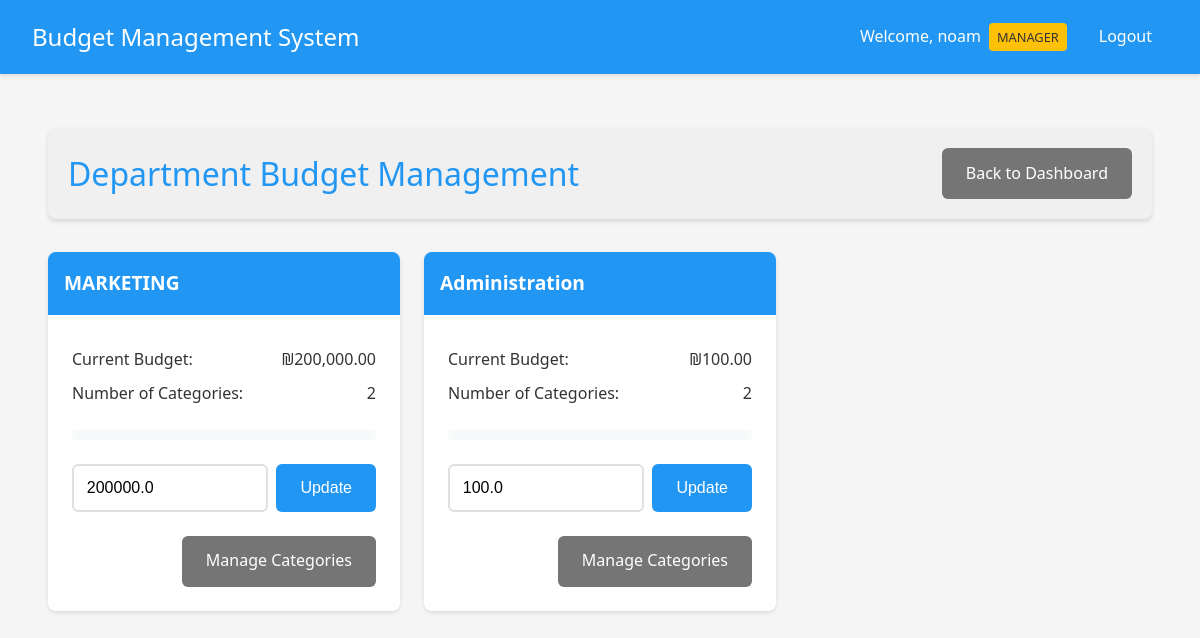
Screenshot of /manager/departments (signed in) with the database file from the repository.
### app.py (models this page shows, shortened)
class User(UserMixin, db.Model):
    __tablename__ = 'user'
    id = db.Column(db.Integer, primary_key=True)
    username = db.Column(db.String(80), unique=True, nullable=False)
    email = db.Column(db.String(120), unique=False, nullable=False)
    password = db.Column(db.String(120), nullable=False)
    is_manager = db.Column(db.Boolean, default=False)
    is_admin = db.Column(db.Boolean, default=False)
    status = db.Column(db.String(20), default='active')  # active, inactive, pending
    department_id = db.Column(db.Integer, db.ForeignKey('department.id'))
    home_department = db.relationship('Department',
                                    foreign_keys=[department_id],
                                    back_populates='employees')
    managed_departments = db.relationship('Department',
                                       secondary=manager_departments,
                                       backref=db.backref('department_managers', lazy='dynamic'))
    submitted_expenses = db.relationship('Expense',
                                       primaryjoin='User.id==Expense.user_id',
                                       backref='submitter',
                                       lazy=True)
    handled_expenses = db.relationship('Expense',
                                     primaryjoin='User.id==Expense.manager_id',
                                     backref='handler',
                                     lazy=True)

class Department(db.Model):
    __tablename__ = 'department'
    id = db.Column(db.Integer, primary_key=True)
    name = db.Column(db.String(100), nullable=False)
    budget = db.Column(db.Float, default=0.0)
    employees = db.relationship('User', foreign_keys='User.department_id', back_populates='home_department')
    categories = db.relationship('Category', backref='department', lazy=True)

### app.py (the view)
@app.route('/manager/departments')
@login_required
def manage_departments():
    if not current_user.is_manager:
        flash('Access denied. Manager privileges required.', 'danger')
        return redirect(url_for('index'))
    if current_user.username == 'admin':
        departments = Department.query.all()
    else:
        departments = current_user.managed_departments
    return render_template('manage_departments.html', departments=departments)

### app.py (called while the page is built)
@login_manager.user_loader
def load_user(user_id):
    return User.query.get(int(user_id))

@app.template_filter('min_value')
def min_value(value, limit):
    return min(value, limit)

@app.template_filter('format_currency')
def format_currency(value):
    return f"₪{value:,.2f}"

### templates/manage_departments.html (shortened to what this page needs)
{% extends "base.html" %}
{% block content %}
<div class="container">
    <header class="dashboard-header">
        <h1>Department Budget Management</h1>
        <div class="header-actions">
            <a href="{{ url_for('manager_dashboard') }}" class="button secondary">Back to Dashboard</a>
        </div>
    </header>
    <div class="budget-grid">
        {% for department in departments %}
        <div class="budget-card">
            <div class="budget-header">
                <h3>{{ department.name }}</h3>
            </div>
            <div class="budget-body">
                <div class="budget-info">
                    <p><strong>Current Budget:</strong> {{ department.budget|format_currency }}</p>
                    <p><strong>Number of Categories:</strong> {{ department.categories|length }}</p>
                </div>
                <div class="budget-progress">
                    {% set total_expenses = namespace(value=0) %}
                    {% for user in department.users %}
                        {% for expense in user.expenses %}
                            {% if expense.status == 'approved' %}
                                {% set total_expenses.value = total_expenses.value + expense.amount %}
                            {% endif %}
                        {% endfor %}
                    {% endfor %}
                    {% set usage_percent = (total_expenses.value / department.budget * 100) if department.budget > 0 else 0 %}
                    <div class="progress-bar">
                    </div>
                </div>
                <div class="budget-form">
                    <div class="budget-input">
                        <input type="number" step="0.01" min="0" value="{{ department.budget }}" id="budget-{{ department.id }}" class="form-control">
                        <button onclick="updateBudget({{ department.id }})" class="button primary">Update</button>
                    </div>
                </div>
                <div class="budget-actions">
                    <a href="{{ url_for('manage_categories', dept_id=department.id) }}" class="button secondary">Manage Categories</a>
                </div>
            </div>
        </div>
        {% endfor %}
    </div>
</div>
{% endblock %}

### templates/base.html (shortened to what this page needs)
<!DOCTYPE html>
<html lang="en">
<head>
    <link rel="stylesheet" href="{{ url_for('static', filename='style.css') }}">
    <link href="https://cdnjs.cloudflare.com/ajax/libs/font-awesome/6.0.0/css/all.min.css" rel="stylesheet">
</head>
<body>
    <nav class="navbar">
        <div class="nav-brand">Budget Management System</div>
        <div class="nav-items">
            {% if current_user.is_authenticated %}
                <span class="user-info">
                    Welcome, {{ current_user.username }}
                    {% if current_user.is_admin %}
                        <span class="badge admin">ADMIN</span>
                    {% elif current_user.is_manager %}
                        <span class="badge">MANAGER</span>
                    {% endif %}
                </span>
                <a href="{{ url_for('logout') }}" class="nav-link">Logout</a>
            {% else %}
                <a href="{{ url_for('login') }}" class="nav-link">Login</a>
            {% endif %}
        </div>
    </nav>
    <div class="content">
        {% block content %}{% endblock %}
    </div>
</body>
</html>

### static/style.css (style rules this page uses)
:root { --primary-color: #2196F3; --secondary-color: #FFC107; --success-color: #4CAF50; --danger-color: #f44336; --text-color: #333; --bg-color: #f5f5f5; --card-bg: #ffffff; --background-light: #f8f9fa; }
* { margin: 0; padding: 0; box-sizing: border-box; transition: all 0.3s ease; }
body { font-family: 'Segoe UI', Roboto, Arial, sans-serif; background-color: var(--bg-color); color: var(--text-color); line-height: 1.6; }
.container { max-width: 1200px; margin: 0 auto; padding: 1rem; }
header { background-color: var(--card-bg); padding: 1rem 2rem; box-shadow: 0 2px 4px rgba(0,0,0,0.1); margin-bottom: 2rem; border-radius: 8px; display: flex; justify-content: space-between; align-items: center; }
.dashboard-header { background-color: var(--card-bg); padding: 1.5rem 2rem; box-shadow: 0 2px 4px rgba(0,0,0,0.1); margin-bottom: 2rem; border-radius: 8px; display: flex; justify-content: space-between; align-items: center; }
.dashboard-header h1 { margin: 0; color: var(--primary-color); }
h1 { color: var(--primary-color); font-weight: 500; margin-bottom: 1.5rem; }
input[type="text"], input[type="password"], input[type="number"], textarea { width: 100%; padding: 0.8rem; border: 2px solid #e0e0e0; border-radius: 6px; font-size: 1rem; transition: border-color 0.3s ease; }
.button, button { display: inline-flex; align-items: center; justify-content: center; padding: 0.8rem 1.5rem; border: none; border-radius: 6px; font-size: 1rem; font-weight: 500; cursor: pointer; text-decoration: none; transition: transform 0.2s ease, box-shadow 0.2s ease; }
.button.primary { background-color: var(--primary-color); color: white; }
.button.secondary { background-color: #757575; color: white; }
.header-actions { display: flex; gap: 1rem; align-items: center; }
.budget-grid { display: grid; grid-template-columns: repeat(auto-fill, minmax(300px, 1fr)); gap: 1.5rem; margin-top: 1.5rem; }
.budget-card { background: white; border-radius: 8px; box-shadow: 0 2px 4px rgba(0,0,0,0.1); overflow: hidden; transition: transform 0.2s ease-in-out, box-shadow 0.2s ease-in-out; }
.budget-header { padding: 1rem; background: var(--primary-color); color: white; }
.budget-header h3 { margin: 0; font-size: 1.2rem; }
.budget-body { padding: 1.5rem; }
.budget-info { margin-bottom: 1.5rem; }
.budget-info p { margin: 0.5rem 0; color: var(--text-color); display: flex; justify-content: space-between; align-items: center; }
.budget-info p strong { font-weight: 500; }
.budget-progress { margin: 1.5rem 0; }
.progress-bar { width: 100%; height: 10px; background-color: var(--background-light); border-radius: 5px; overflow: hidden; position: relative; }
.budget-form { margin-top: 1.5rem; }
.budget-input { display: flex; gap: 0.5rem; }
.budget-input input { flex: 1; }
.budget-actions { margin-top: 1.5rem; display: flex; justify-content: flex-end; }
.navbar { background-color: var(--primary-color); padding: 1rem 2rem; color: white; display: flex; justify-content: space-between; align-items: center; box-shadow: 0 2px 4px rgba(0,0,0,0.1); position: fixed; top: 0; left: 0; right: 0; z-index: 1000; }
.nav-brand { font-size: 1.5rem; font-weight: 500; }
.nav-items { display: flex; align-items: center; gap: 1rem; }
.user-info { display: flex; align-items: center; gap: 0.5rem; }
.badge { background-color: var(--secondary-color); color: var(--text-color); padding: 0.25rem 0.5rem; border-radius: 4px; font-size: 0.8rem; font-weight: 500; }
.nav-link { color: white; text-decoration: none; padding: 0.5rem 1rem; border-radius: 4px; transition: background-color 0.3s; display: flex; align-items: center; gap: 0.5rem; }
.content { padding: 2rem; margin-top: 80px; }

### templates/manage_departments.html (style rules this page uses)
.dashboard-header { background-color: #f0f0f0; padding: 20px; border-bottom: 1px solid #ddd; }

### rows the page displays
User: username "noam"
Department: name "MARKETING", budget "₪200,000.00", categories|length "2", budget "200000.0"
Department: name "Administration", budget "₪100.00", categories|length "2", budget "100.0"
